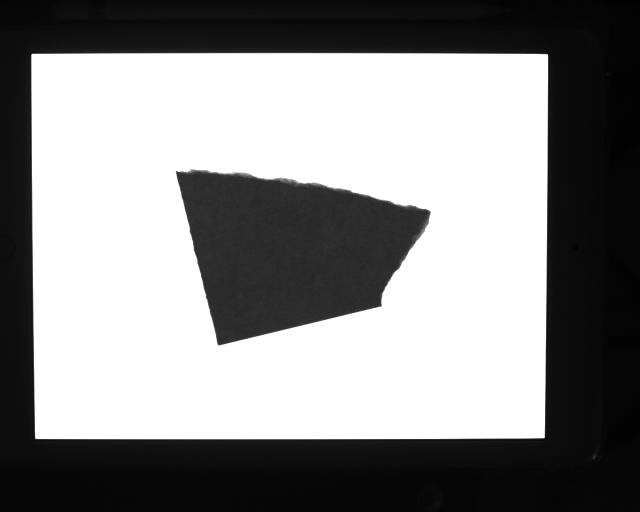
#> input picture src/001_2.png, 1280 x 1024 px (shown at 1/2 size); its folder holds 3 pictures in this run
$ jupyter execute --allow-errors RoboGlueI_packen.ipynb
#> lines starting #> are read from the running program, lines starting #| are printed output that depends on the picture
### myutils.py
import cv2
import numpy as np
import glob
from matplotlib import pyplot as plt
import os

def ls(path):
    files =  os.listdir(path)
    return [os.path.join(path,x) for x in files]

# [105 lines left out: functions getContours, kmeans, vorbe, boundingRect, reorder, warpImg and 2 more, not called in this run]

### RoboGlueI_packen.ipynb
# 0. Start

import package & utils

[cell 1]
import cv2
import numpy as np
import glob
from matplotlib import pyplot as plt
import os
import myutils
import urx

Images

[cell 2]
images_files = myutils.ls("src/")
images = [cv2.imread(img,1)[:,:,::-1] for img in images_files]
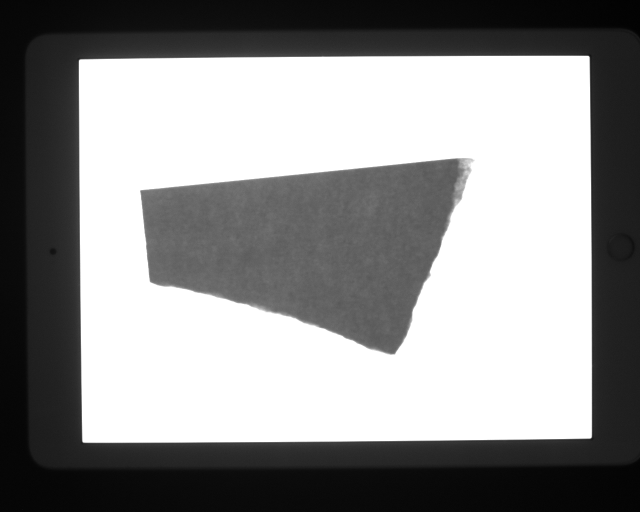
#> input picture src/001_3.png, 1280 x 1024 px (shown at 1/2 size)
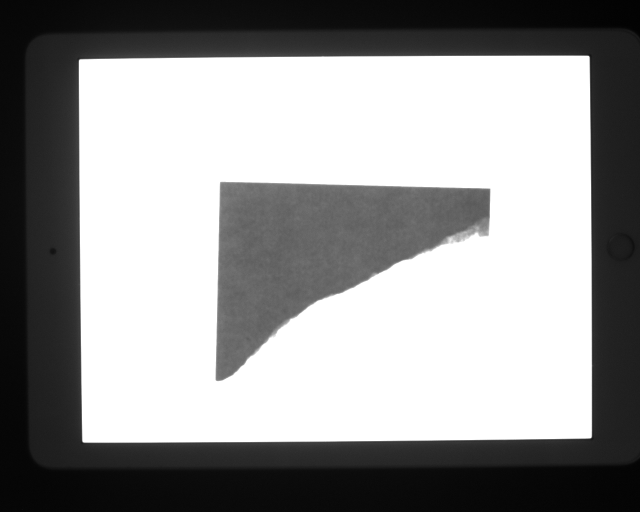
#> input picture src/001_4.png, 1280 x 1024 px (shown at 1/2 size)
#> images = 3 items

# 1. Kamera Kalibrierung

#> (a cell that did not finish here is left out)
